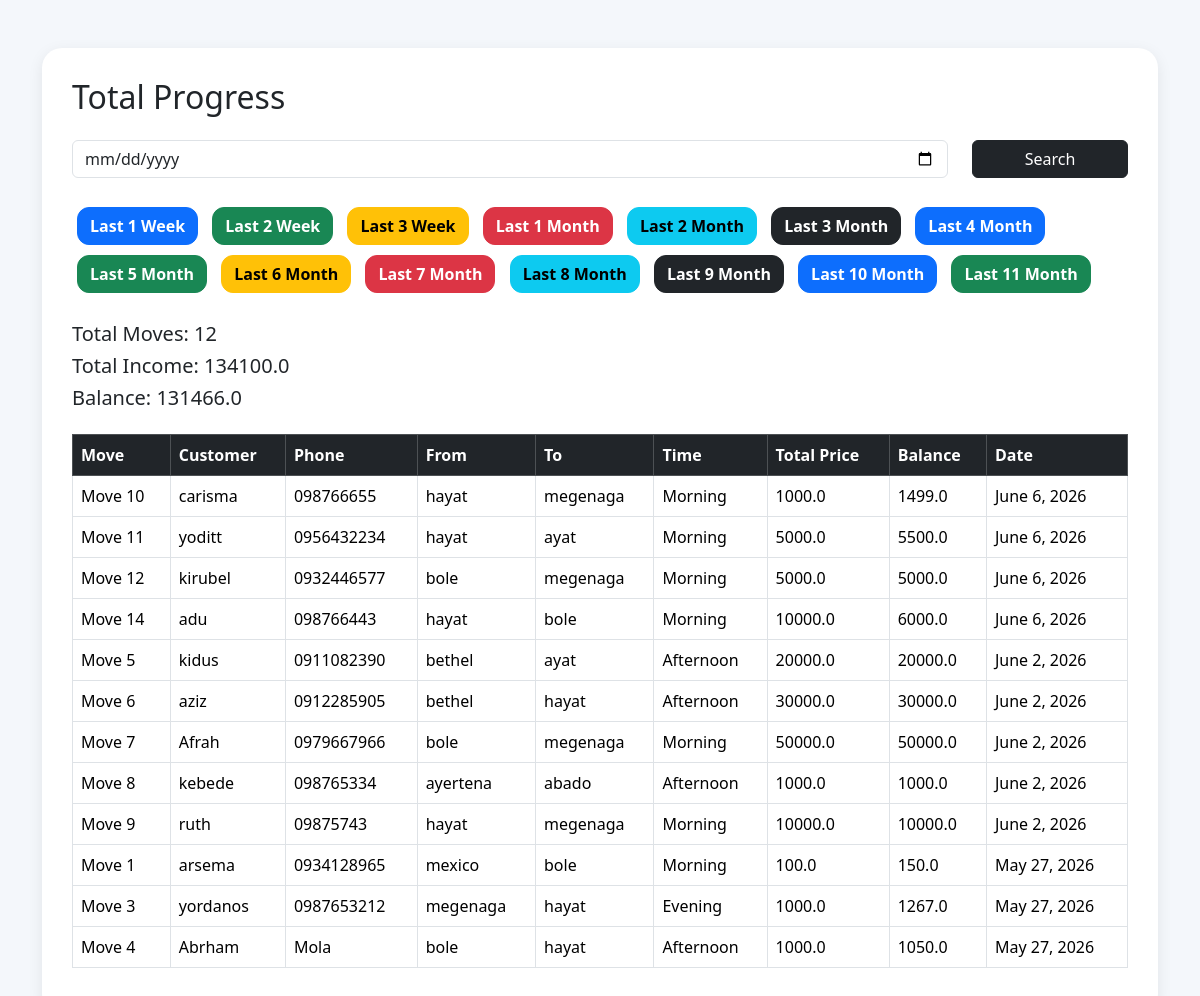
The page /total-progress/ (signed in) on the database its author committed.
### core/models.py (models this page shows, shortened)
class Booking(models.Model):
    TIME_CHOICES = [
        ('Morning', 'Morning'),
        ('Afternoon', 'Afternoon'),
        ('Evening', 'Evening'),
    ]
    OFFICE_CHOICES = [
        ('0979661111', '0979661111'),
        ('0978661111', '0978661111'),
    ]
    customer_name = models.CharField(max_length=100)
    phone = models.CharField(max_length=20)
    office_phone = models.CharField(
        max_length=10,
        choices=OFFICE_CHOICES,
        default='0979661111'
    )
    from_location = models.CharField(max_length=100)
    to_location = models.CharField(max_length=100)
    time = models.CharField(
        max_length=20,
        choices=TIME_CHOICES,
        default='Morning'
    )
    total_price = models.FloatField()
    advance = models.FloatField(default=0)
    extra = models.FloatField(default=0)
    balance = models.FloatField(default=0)
    date = models.DateField(auto_now_add=True)
    status = models.CharField(
        max_length=20,
        default='Pending'
    )

### core/views.py (the view)
@login_required
def total_progress(request):
    from datetime import date, timedelta
    today = date.today()
    bookings = Booking.objects.filter(
        status='Completed'
    ).order_by('-date')
    search_date = request.GET.get('search_date')
    filter_type = request.GET.get('filter')
    if search_date:
        bookings = bookings.filter(
            date=search_date
        )
    elif filter_type == '1week':
        bookings = bookings.filter(
            date__gte=today - timedelta(days=7)
        )
    elif filter_type == '2week':
        bookings = bookings.filter(
            date__gte=today - timedelta(days=14)
        )
    elif filter_type == '3week':
        bookings = bookings.filter(
            date__gte=today - timedelta(days=21)
        )
    elif filter_type == '1month':
        bookings = bookings.filter(
            date__gte=today - timedelta(days=30)
        )
    elif filter_type == '2month':
        bookings = bookings.filter(
            date__gte=today - timedelta(days=60)
        )
    elif filter_type == '3month':
        bookings = bookings.filter(
            date__gte=today - timedelta(days=90)
        )
    elif filter_type == '4month':
        bookings = bookings.filter(
            date__gte=today - timedelta(days=120)
        )
    elif filter_type == '5month':
        bookings = bookings.filter(
            date__gte=today - timedelta(days=150)
        )
    elif filter_type == '6month':
        bookings = bookings.filter(
            date__gte=today - timedelta(days=180)
        )
    elif filter_type == '7month':
        bookings = bookings.filter(
            date__gte=today - timedelta(days=210)
        )
    elif filter_type == '8month':
        bookings = bookings.filter(
            date__gte=today - timedelta(days=240)
        )
    elif filter_type == '9month':
        bookings = bookings.filter(
            date__gte=today - timedelta(days=270)
        )
    elif filter_type == '10month':
        bookings = bookings.filter(
            date__gte=today - timedelta(days=300)
        )
    elif filter_type == '11month':
        bookings = bookings.filter(
            date__gte=today - timedelta(days=330)
        )
    total_moves = bookings.count()
    total_income = 0
    total_balance = 0
    for booking in bookings:
        total_income += booking.total_price or 0
        total_balance += booking.balance or 0
    return render(
        request,
        'total_progress.html',
        {
            'bookings': bookings,
            'total_moves': total_moves,
            'total_income': total_income,
            'total_balance': total_balance,
        }
    )

### templates/total_progress.html (shortened to what this page needs)
<!doctype html>
<html>
  <head>
    <link
      href="https://cdn.jsdelivr.net/npm/bootstrap@5.3.3/dist/css/bootstrap.min.css"
      rel="stylesheet"
    />
  </head>
  <body>
    <div class="container mt-5">
      <div class="card-box">
        <h2 class="mb-4">Total Progress</h2>
        <form method="GET" class="mb-4">
          <div class="row">
            <div class="col-md-10">
              <input type="date" name="search_date" class="form-control" />
            </div>
            <div class="col-md-2">
              <button class="btn btn-dark w-100">Search</button>
            </div>
          </div>
        </form>
        <div class="mb-4">
          <a href="?filter=1week" class="btn btn-primary filter-btn">
            Last 1 Week
          </a>
          <a href="?filter=2week" class="btn btn-success filter-btn">
            Last 2 Week
          </a>
          <a href="?filter=3week" class="btn btn-warning filter-btn">
            Last 3 Week
          </a>
          <a href="?filter=1month" class="btn btn-danger filter-btn">
            Last 1 Month
          </a>
          <a href="?filter=2month" class="btn btn-info filter-btn">
            Last 2 Month
          </a>
          <a href="?filter=3month" class="btn btn-dark filter-btn">
            Last 3 Month
          </a>
          <a href="?filter=4month" class="btn btn-primary filter-btn">
            Last 4 Month
          </a>
          <a href="?filter=5month" class="btn btn-success filter-btn">
            Last 5 Month
          </a>
          <a href="?filter=6month" class="btn btn-warning filter-btn">
            Last 6 Month
          </a>
          <a href="?filter=7month" class="btn btn-danger filter-btn">
            Last 7 Month
          </a>
          <a href="?filter=8month" class="btn btn-info filter-btn">
            Last 8 Month
          </a>
          <a href="?filter=9month" class="btn btn-dark filter-btn">
            Last 9 Month
          </a>
          <a href="?filter=10month" class="btn btn-primary filter-btn">
            Last 10 Month
          </a>
          <a href="?filter=11month" class="btn btn-success filter-btn">
            Last 11 Month
          </a>
        </div>
        <div class="mb-4">
          <h5>Total Moves: {{ total_moves }}</h5>
          <h5>Total Income: {{ total_income }}</h5>
          <h5>Balance: {{ total_balance }}</h5>
        </div>
        <table class="table table-bordered table-hover bg-white">
          <thead class="table-dark">
            <tr>
              <th>Move</th>
              <th>Customer</th>
              <th>Phone</th>
              <th>From</th>
              <th>To</th>
              <th>Time</th>
              <th>Total Price</th>
              <th>Balance</th>
              <th>Date</th>
            </tr>
          </thead>
          <tbody>
            {% for booking in bookings %}
            <tr>
              <td>Move {{ booking.id }}</td>
              <td>{{ booking.customer_name }}</td>
              <td>{{ booking.phone }}</td>
              <td>{{ booking.from_location }}</td>
              <td>{{ booking.to_location }}</td>
              <td>{{ booking.time }}</td>
              <td>{{ booking.total_price }}</td>
              <td>{{ booking.balance }}</td>
              <td>{{ booking.date }}</td>
            </tr>
            {% empty %}
            <tr>
              <td colspan="9" class="text-center">No completed moves found</td>
            </tr>
            {% endfor %}
          </tbody>
        </table>
      </div>
    </div>
  </body>
</html>

### templates/total_progress.html (style rules this page uses)
body { background: #f4f7fb; }
.card-box { background: white; padding: 30px; border-radius: 20px; box-shadow: 0px 4px 15px rgba(0, 0, 0, 0.08); }
.filter-btn { margin: 5px; border-radius: 12px; font-weight: bold; }

### rows shown on the page
Booking: id "10", customer_name "carisma", phone "098766655", from_location "hayat", to_location "megenaga", time "Morning", total_price "1000.0", balance "1499.0", date "June 6, 2026"
Booking: id "11", customer_name "yoditt", phone "0956432234", from_location "hayat", to_location "ayat", time "Morning", total_price "5000.0", balance "5500.0", date "June 6, 2026"
Booking: id "12", customer_name "kirubel", phone "0932446577", from_location "bole", to_location "megenaga", time "Morning", total_price "5000.0", balance "5000.0", date "June 6, 2026"
Booking: id "14", customer_name "adu", phone "098766443", from_location "hayat", to_location "bole", time "Morning", total_price "10000.0", balance "6000.0", date "June 6, 2026"
Booking: id "5", customer_name "kidus", phone "0911082390", from_location "bethel", to_location "ayat", time "Afternoon", total_price "20000.0", balance "20000.0", date "June 2, 2026"
Booking: id "6", customer_name "aziz", phone "0912285905", from_location "bethel", to_location "hayat", time "Afternoon", total_price "30000.0", balance "30000.0", date "June 2, 2026"
Booking: id "7", customer_name "Afrah", phone "0979667966", from_location "bole", to_location "megenaga", time "Morning", total_price "50000.0", balance "50000.0", date "June 2, 2026"
Booking: id "8", customer_name "kebede", phone "098765334", from_location "ayertena", to_location "abado", time "Afternoon", total_price "1000.0", balance "1000.0", date "June 2, 2026"
Booking: id "9", customer_name "ruth", phone "09875743", from_location "hayat", to_location "megenaga", time "Morning", total_price "10000.0", balance "10000.0", date "June 2, 2026"
Booking: id "1", customer_name "arsema", phone "0934128965", from_location "mexico", to_location "bole", time "Morning", total_price "100.0", balance "150.0", date "May 27, 2026"
Booking: id "3", customer_name "yordanos", phone "0987653212", from_location "megenaga", to_location "hayat", time "Evening", total_price "1000.0", balance "1267.0", date "May 27, 2026"
Booking: id "4", customer_name "Abrham", phone "Mola", from_location "bole", to_location "hayat", time "Afternoon", total_price "1000.0", balance "1050.0", date "May 27, 2026"

### other values the page prints
{{ total_moves }} "12"
{{ total_income }} "134100.0"
{{ total_balance }} "131466.0"
